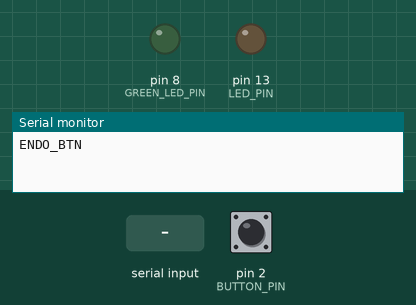
Recording of a sketch running on a simulated Arduino Uno, built with avr-gcc and run on an emulated ATmega328P. Shown: output pins drawn as LEDs (lit = HIGH), the last lines printed to the serial monitor. Dashed ring = blinking. The test bench sets the inputs (shaded band); at power-on: pin 2 (BUTTON_PIN) HIGH.

Above: at 1.2 s.
1.3 s: pin 2 (BUTTON_PIN) pulled LOW for 1 s
At 1.7 s:
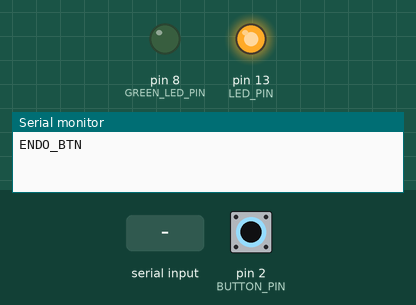
4.3 s: "p" received over Serial
At 4.31 s:
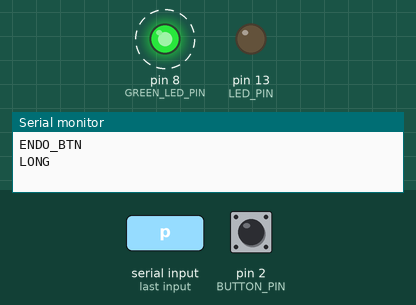
10.3 s: pin 2 (BUTTON_PIN) pulled LOW for 0.15 s
At 11.6 s:
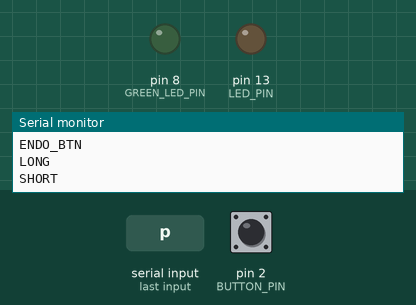
11.9 s: pin 2 (BUTTON_PIN) pulled LOW for 3.2 s
At 13.4 s:
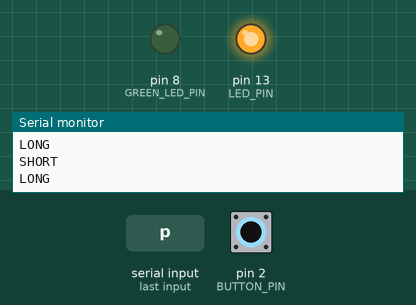
Timing chart, 0 to 16.6 s (numbered marks = the images above; inputs shaded):
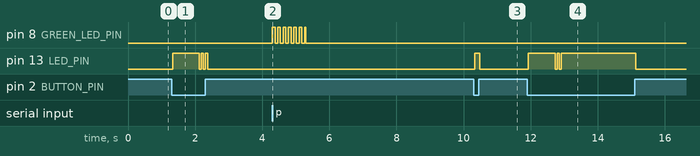

The sketch:

EndoButton.ino
```cpp
/*
  EndoButton - hardware push button + recording LED for the Endoscopy App (Arduino Uno)

  Wiring:
    Push button leg 1  -> digital pin 2
    Push button leg 2  -> GND
    (No resistor needed - the internal pull-up is used. Pin reads LOW when pressed.)

    Green LED (+, long leg)  -> 220 ohm resistor -> digital pin 8
    Green LED (-, short leg) -> GND

    Built-in LED (pin 13) lights while the button is held, and flickers when a
    long press is registered.

  Green LED behaviour (controlled by the app, so it shows the REAL state):
    solid ON         recording is live
    OFF              not recording
    fast blink ~1 s  snapshot saved - then returns to ON (recording) or OFF
                     (works the same while recording or not)

  Serial protocol (9600 baud):
    Arduino -> PC (each line ends with '\n'):
      "SHORT"     short press   -> app takes a snapshot
      "LONG"      long press    -> app starts / stops recording
      "ENDO_BTN"  identification, sent on boot and as a reply to "?"
                  (the app's "Auto-detect" option looks for this)
    PC -> Arduino (single characters, newline optional):
      '1'  recording live    -> green LED ON
      '0'  recording stopped -> green LED OFF
      'p'  snapshot saved    -> green LED fast blink
      '?'  identify          -> replies "ENDO_BTN"
    The app re-sends '1'/'0' every 2 s. If nothing arrives from the PC for
    PC_TIMEOUT_MS (app closed, crashed or cable issue) the green LED turns OFF,
    so it never shows "recording" when the app isn't. (Disabled in debug mode
    so you can test the LED by hand.)

  LONG is sent as soon as the button has been held for LONG_PRESS_MS, so the
  user gets immediate feedback and does not need to release first.
  SHORT is sent on release if the press was shorter than LONG_PRESS_MS.

  ---------------------------------------------------------------------------
  DEBUG / TEST MODE  (test the button and LED WITHOUT the Endoscopy App)
  ---------------------------------------------------------------------------
  1. Close the Endoscopy App (only one program can use the COM port).
  2. Arduino IDE -> Tools -> Serial Monitor, set baud to 9600.
  3. Type a command in the Serial Monitor and press Enter:
       d  -> debug ON / OFF
       s  -> status report (pin state, counters, LED state, settings)
       r  -> reset counters and the simulated recording state
       h  -> help
       1 / 0 / p -> test the green LED (on / off / snapshot blink)
  4. Press the button. With debug ON you will see, for each press:
       # PRESSED
       # held 500 ms...                 (progress while holding)
       # RELEASED after 312 ms, 0 bounce(s) -> SHORT
       # [APP] snapshot #1 saved   (recording OFF)
     and for a long press:
       # LONG PRESS detected at 800 ms
       # [APP] recording START
     "[APP]" lines show what the Endoscopy App would do. In debug mode with
     no app connected, the green LED follows this simulation, so you can test
     the whole thing: long press = LED on, short press = fast blink, etc.

  All debug lines start with '#', and the app ignores them. The normal
  SHORT / LONG lines are always sent, so nothing changes for the app.
  Set DEBUG_DEFAULT to true to start in debug mode after every reset.
*/

const uint8_t BUTTON_PIN    = 2;
const uint8_t GREEN_LED_PIN = 8;
const uint8_t LED_PIN       = LED_BUILTIN;

const unsigned long DEBOUNCE_MS   = 30;    // ignore contact bounce
const unsigned long LONG_PRESS_MS = 800;   // hold time for a long press

const unsigned long SNAP_BLINK_MS     = 1000; // how long the snapshot blink lasts
const unsigned long SNAP_BLINK_PERIOD = 80;   // on/off time of each blink
const unsigned long PC_TIMEOUT_MS     = 5000; // no message from PC -> LED off

const bool DEBUG_DEFAULT = false;          // true = debug output on at power-up
const unsigned long HOLD_REPORT_MS = 500;  // debug: "held ... ms" interval

// ---- button state ----
bool stablePressed = false;     // debounced state
bool lastRawPressed = false;
unsigned long lastRawChange = 0;
unsigned long pressStart = 0;
bool longSent = false;

// ---- green LED state ----
bool recordingOn = false;            // what the green LED should show (from the PC)
unsigned long snapBlinkStart = 0;
bool snapBlinking = false;
unsigned long lastPcMessage = 0;     // millis() of last command from the PC
bool pcSeen = false;                 // has the app sent anything since boot?

// ---- built-in LED long-press flicker (non-blocking) ----
unsigned long builtinFlickerStart = 0;
bool builtinFlickering = false;

// ---- debug state ----
bool debugMode = DEBUG_DEFAULT;
unsigned int bounceCount = 0;        // raw edges seen during the current press
unsigned long lastHoldReport = 0;
unsigned long shortCount = 0;
unsigned long longCount = 0;
bool simRecording = false;           // simulated app recording state

// --------------------------------------------------------------------------

void debugPrint(const String &msg) {
  if (!debugMode) return;
  Serial.print(F("# "));
  Serial.println(msg);
}

void printHelp() {
  Serial.println(F("# ---- EndoButton debug commands ----"));
  Serial.println(F("#  d = debug ON/OFF   s = status   r = reset counters   h = help"));
  Serial.println(F("#  1 = green LED on   0 = green LED off   p = snapshot blink"));
  Serial.println("#  Short press < " + String(LONG_PRESS_MS) + " ms = SNAPSHOT (LED fast blink)");
  Serial.println("#  Long press >= " + String(LONG_PRESS_MS) + " ms = RECORD START/STOP (LED on/off)");
}

void printStatus() {
  bool raw = (digitalRead(BUTTON_PIN) == LOW);
  Serial.println(F("# ---- EndoButton status ----"));
  Serial.println("#  debug mode      : " + String(debugMode ? "ON" : "OFF"));
  Serial.println("#  pin " + String(BUTTON_PIN) + " now       : " + String(raw ? "LOW (pressed)" : "HIGH (released)"));
  Serial.println("#  debounce / long : " + String(DEBOUNCE_MS) + " ms / " + String(LONG_PRESS_MS) + " ms");
  Serial.println("#  short presses   : " + String(shortCount));
  Serial.println("#  long presses    : " + String(longCount));
  Serial.println("#  green LED (pin " + String(GREEN_LED_PIN) + "): " + String(recordingOn ? "ON (recording)" : "OFF"));
  Serial.println("#  app connected   : " + String(pcSeen ? "yes, last message " + String((millis() - lastPcMessage) / 1000) + " s ago" : "no message from app yet"));
  Serial.println("#  [APP] recording : " + String(simRecording ? "ON" : "OFF"));
  Serial.println("#  uptime          : " + String(millis() / 1000) + " s");
}

// ---- green LED ------------------------------------------------------------

void setRecordingLed(bool on, const char *source) {
  if (on != recordingOn) {
    recordingOn = on;
    debugPrint(String(source) + " green LED " + (on ? "ON  (recording live)" : "OFF (not recording)"));
  }
}

void startSnapshotBlink(const char *source) {
  snapBlinkStart = millis();      // a new snapshot restarts the blink
  snapBlinking = true;
  debugPrint(String(source) + " green LED fast blink (snapshot)");
}

void updateGreenLed(unsigned long now) {
  if (snapBlinking && (now - snapBlinkStart) >= SNAP_BLINK_MS) {
    snapBlinking = false;
  }

  bool ledOn;
  if (snapBlinking) {
    // fast blink; then fall back to the recording state
    ledOn = ((now - snapBlinkStart) / SNAP_BLINK_PERIOD) % 2 == 0;
  } else {
    ledOn = recordingOn;
  }
  digitalWrite(GREEN_LED_PIN, ledOn ? HIGH : LOW);

  // Safety: app stopped talking -> don't keep showing "recording".
  if (!debugMode && recordingOn && pcSeen && (now - lastPcMessage) >= PC_TIMEOUT_MS) {
    recordingOn = false;
  }
}

// ---- built-in LED -----------------------------------------------------------

void updateBuiltinLed(unsigned long now) {
  if (builtinFlickering) {
    unsigned long t = now - builtinFlickerStart;
    if (t >= 240) {
      builtinFlickering = false;
    } else {
      digitalWrite(LED_PIN, (t / 60) % 2 == 0 ? LOW : HIGH);
      return;
    }
  }
  digitalWrite(LED_PIN, stablePressed ? HIGH : LOW);
}

// ---- serial commands ----------------------------------------------------------

void handleSerial() {
  while (Serial.available() > 0) {
    char c = Serial.read();
    switch (c) {
      case '1':                       // app: recording live
        lastPcMessage = millis(); pcSeen = true;
        simRecording = true;
        setRecordingLed(true, "[PC]");
        break;
      case '0':                       // app: recording stopped
        lastPcMessage = millis(); pcSeen = true;
        simRecording = false;
        setRecordingLed(false, "[PC]");
        break;
      case 'p': case 'P':             // app: snapshot saved
        lastPcMessage = millis(); pcSeen = true;
        startSnapshotBlink("[PC]");
        break;
      case '?':                       // used by the app's auto-detect
        lastPcMessage = millis();
        Serial.println(F("ENDO_BTN"));
        break;
      case 'd': case 'D':
        debugMode = !debugMode;
        Serial.println(debugMode ? F("# debug ON  (type h for help)") : F("# debug OFF"));
        break;
      case 's': case 'S':
        printStatus();
        break;
      case 'r': case 'R':
        shortCount = 0; longCount = 0; simRecording = false;
        setRecordingLed(false, "[TEST]");
        Serial.println(F("# counters reset, [APP] recording OFF"));
        break;
      case 'h': case 'H':
        printHelp();
        break;
      default:
        break;                        // ignore newline / carriage return / others
    }
  }
}

// --------------------------------------------------------------------------

void setup() {
  pinMode(BUTTON_PIN, INPUT_PULLUP);
  pinMode(LED_PIN, OUTPUT);
  pinMode(GREEN_LED_PIN, OUTPUT);
  digitalWrite(LED_PIN, LOW);
  digitalWrite(GREEN_LED_PIN, LOW);

  Serial.begin(9600);
  Serial.println(F("ENDO_BTN"));

  // Wiring check: with INPUT_PULLUP the pin must read HIGH when not pressed.
  if (digitalRead(BUTTON_PIN) == LOW) {
    Serial.println("# WARNING: pin " + String(BUTTON_PIN) +
                   " is LOW at start-up - button held, stuck, or wired to the wrong pins");
  }
  if (debugMode) {
    Serial.println(F("# debug ON"));
    printHelp();
  }
}

void loop() {
  handleSerial();

  unsigned long now = millis();
  bool rawPressed = (digitalRead(BUTTON_PIN) == LOW);

  // --- debounce ---
  if (rawPressed != lastRawPressed) {
    lastRawPressed = rawPressed;
    lastRawChange = now;
    bounceCount++;
  }

  if ((now - lastRawChange) >= DEBOUNCE_MS && rawPressed != stablePressed) {
    stablePressed = rawPressed;

    if (stablePressed) {
      // pressed
      pressStart = now;
      longSent = false;
      lastHoldReport = now;
      debugPrint(F("PRESSED"));
      bounceCount = 0;
    } else {
      // released
      unsigned long held = now - pressStart;
      // the release itself is one edge; anything more is contact bounce
      unsigned int bounces = bounceCount > 0 ? bounceCount - 1 : 0;

      if (!longSent) {
        Serial.println(F("SHORT"));
        shortCount++;
        debugPrint("RELEASED after " + String(held) + " ms, " + String(bounces) +
                   " bounce(s) -> SHORT");
        debugPrint("[APP] snapshot #" + String(shortCount) + " saved   (recording " +
                   String(simRecording ? "ON" : "OFF") + ")");
        // Debug test without the app: blink locally. (With the app connected,
        // the app sends 'p' only after the snapshot is really saved.)
        if (debugMode && !pcSeen) startSnapshotBlink("[TEST]");
      } else {
        debugPrint("RELEASED after " + String(held) + " ms, " + String(bounces) +
                   " bounce(s)  (long press already sent)");
      }
      bounceCount = 0;
    }
  }

  // --- debug: progress while holding ---
  if (debugMode && stablePressed && (now - lastHoldReport) >= HOLD_REPORT_MS) {
    lastHoldReport = now;
    debugPrint("held " + String(now - pressStart) + " ms...");
  }

  // --- long press: fire once while still held ---
  if (stablePressed && !longSent && (now - pressStart) >= LONG_PRESS_MS) {
    longSent = true;
    Serial.println(F("LONG"));
    longCount++;
    simRecording = !simRecording;
    debugPrint("LONG PRESS detected at " + String(now - pressStart) + " ms");
    debugPrint(simRecording ? F("[APP] recording START") : F("[APP] recording STOP (saved)"));
    // Debug test without the app: follow the simulated recording state.
    if (debugMode && !pcSeen) setRecordingLed(simRecording, "[TEST]");
    builtinFlickerStart = now;
    builtinFlickering = true;
  }

  updateGreenLed(now);
  updateBuiltinLed(now);
}
```

Measured:
- after the input at 1.3 s, pin 13 (LED_PIN): LOW → HIGH at once, then repeats every 0.12 s: LOW 0.06 s, HIGH 0.06 s, until it stays LOW from 2.4 s
- after the input at 4.3 s, pin 8 (GREEN_LED_PIN): alternates HIGH for 0.08 s and LOW for 0.08 s, 14 changes in all, then stays LOW, starting at once
- after the input at 10.3 s, pin 13 (LED_PIN): LOW → HIGH at once, → LOW 0.15 s later
- after the input at 11.9 s, pin 13 (LED_PIN): goes HIGH 0.80 s, LOW 0.06 s, HIGH 0.06 s, LOW 0.06 s, HIGH 2.2 s, then LOW, starting at once
